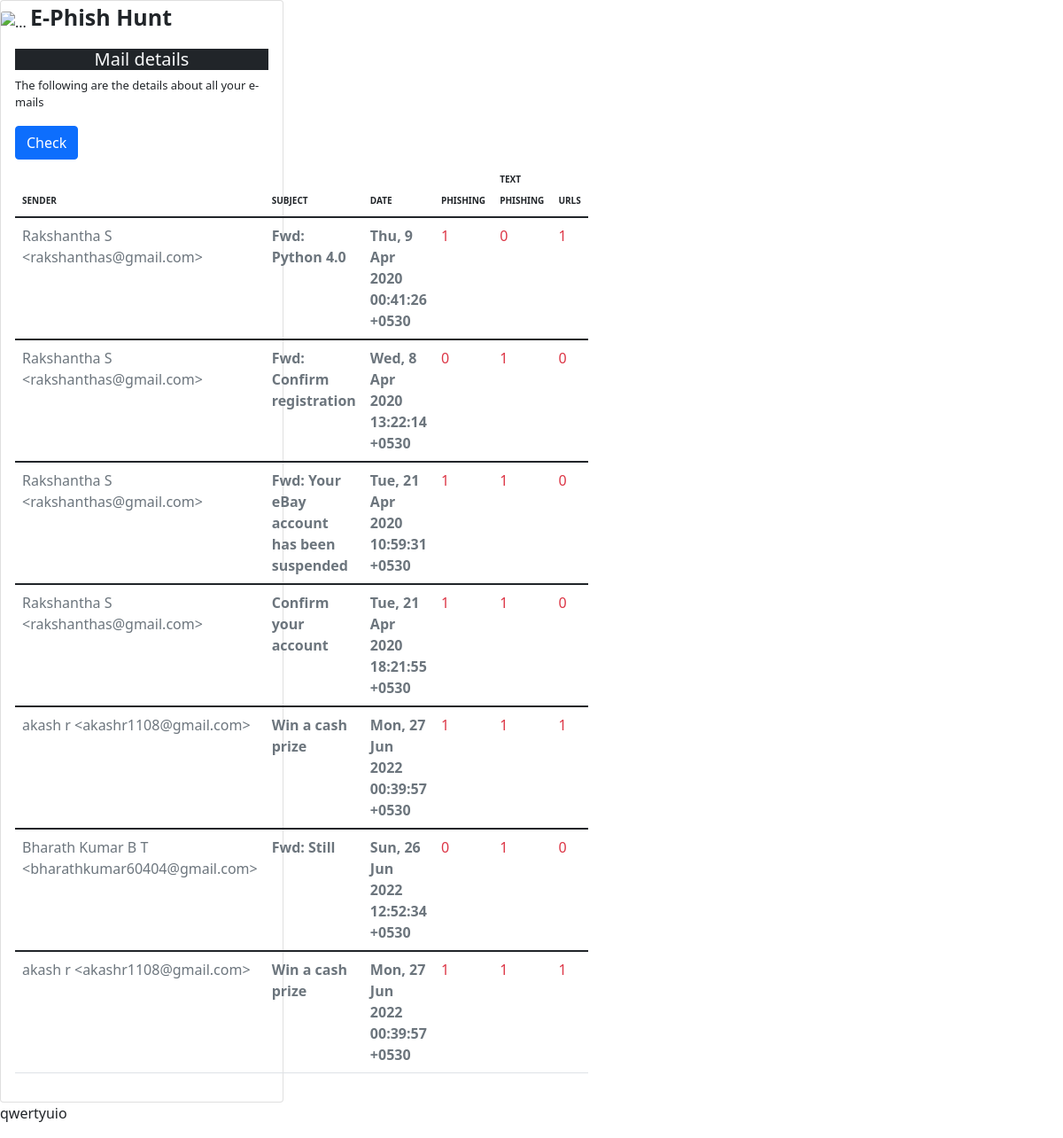
Page /main/result on the committed database.
### tables this page shows
CREATE TABLE EMAIL
         (SL_NO INTEGER PRIMARY KEY AUTOINCREMENT,SENDER CHAR(50) NOT NULL,SUBJECT TEXT NOT NULL,DATE Text NOT NULL,MESSAGE_BODY TEXT,PHISHING INT, TEXT_PHISHING INT,URL_PHISHING INT);

### second.py (the view)
@second.route('/result')
def op():
    conn = sqlite3.connect('email_db.db',check_same_thread=False)
    result=conn.execute("select * from EMAIL").fetchall()
    return render_template("popup.html",q=result)

### templates/popup.html (shortened to what this page needs)
<!DOCTYPE html>
<html lang="en">
<head>
    <link href="https://cdn.jsdelivr.net/npm/bootstrap@5.1.3/dist/css/bootstrap.min.css" rel="stylesheet">
</head>
<body>
    <div class="card" style="width: 20rem;">
      <span><img src="logo.png" class="card-img-top" id="top" alt="...">
        <strong><span class="text-dark" style="font-size:25px"> E-Phish Hunt</span></strong></span>
        <div class="card-body">
          <div class="text-light bg-dark"><center><h5 class="card-title">Mail details</h5></center></div>
          <p class="card-text" style="font-size:13px">The following are the details about all your e-mails</p>
          <div><a id="newURL" href="http://127.0.0.1:5000/main/res" target="_blank" class="btn btn-primary">Check</a>
              </div>
          <form>
        <table class="table">
          <thead>
          <tr>
          <div class="row" style="font-size:8px">
          <th scope="col"> <span class="col-1" style="font-size:10px">SENDER</span></th>
          <th scope="col"> <span class="col-1" style="font-size:10px">SUBJECT</span></th>
          <th scope="col"><span class="col-1" style="font-size:10px">DATE</span></th>
          <th scope="col"><span class="col-1" style="font-size:10px">PHISHING</span></th>
          <th scope="col"><span class="col-1" style="font-size:10px">TEXT PHISHING</span></th>
          <th scope="col"><span class="col-1" style="font-size:10px">URLS</span></th></div>
        </tr>
          </thead>
          {%  for i in q%}
          <tbody>
              <tr>
                <td scope = "row" class="text-secondary">{{i[1]}}</td>
                <th class="text-secondary">{{i[2]}}</th>
                <th class="text-secondary">{{i[3]}}</th>
                <td class="text-danger">{{i[5]}}</td>
                <td class="text-danger">{{i[6]}}</td>
                <td class="text-danger">{{i[7]}}</td>
              </tr>
          </tbody>
          {% endfor %}
        </table></form>
        </div>
      </div>
      <p id="jokeElement">qwertyuio</p>
</body>
</html>

### templates/popup.html (style rules this page uses)
#top { width: 70px; height: 80px; }

### rows in the picture
EMAIL: SENDER "Rakshantha S <rakshanthas@gmail.com>", SUBJECT "Fwd: Python 4.0", DATE "Thu, 9 Apr 2020 00:41:26 +0530", PHISHING "1", TEXT_PHISHING "0", URL_PHISHING "1"
EMAIL: SENDER "Rakshantha S <rakshanthas@gmail.com>", SUBJECT "Fwd: Confirm registration", DATE "Wed, 8 Apr 2020 13:22:14 +0530", PHISHING "0", TEXT_PHISHING "1", URL_PHISHING "0"
EMAIL: SENDER "Rakshantha S <rakshanthas@gmail.com>", SUBJECT "Fwd: Your eBay account has been suspended", DATE "Tue, 21 Apr 2020 10:59:31 +0530", PHISHING "1", TEXT_PHISHING "1", URL_PHISHING "0"
EMAIL: SENDER "Rakshantha S <rakshanthas@gmail.com>", SUBJECT "Confirm your account", DATE "Tue, 21 Apr 2020 18:21:55 +0530", PHISHING "1", TEXT_PHISHING "1", URL_PHISHING "0"
EMAIL: SENDER "akash r <akashr1108@gmail.com>", SUBJECT "Win a cash prize", DATE "Mon, 27 Jun 2022 00:39:57 +0530", PHISHING "1", TEXT_PHISHING "1", URL_PHISHING "1"
EMAIL: SENDER "Bharath Kumar B T <bharathkumar60404@gmail.com>", SUBJECT "Fwd: Still", DATE "Sun, 26 Jun 2022 12:52:34 +0530", PHISHING "0", TEXT_PHISHING "1", URL_PHISHING "0"
EMAIL: SENDER "akash r <akashr1108@gmail.com>", SUBJECT "Win a cash prize", DATE "Mon, 27 Jun 2022 00:39:57 +0530", PHISHING "1", TEXT_PHISHING "1", URL_PHISHING "1"
